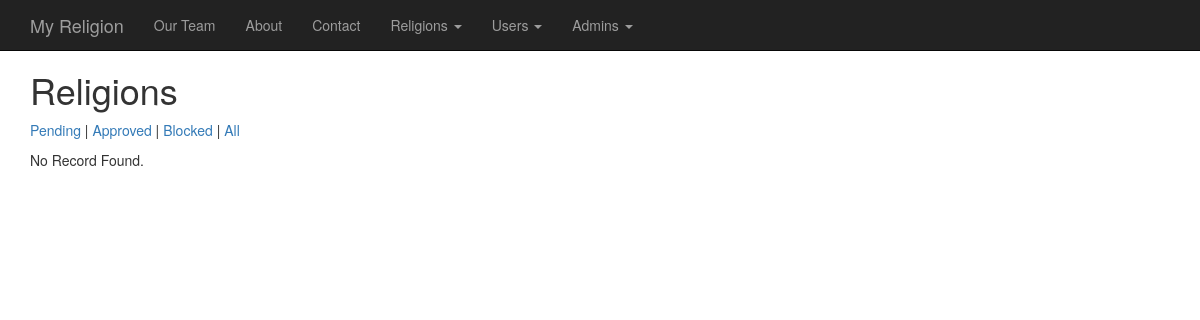
Before: /0001_myreligion/admin/religions.php (signed in) with the older database file.
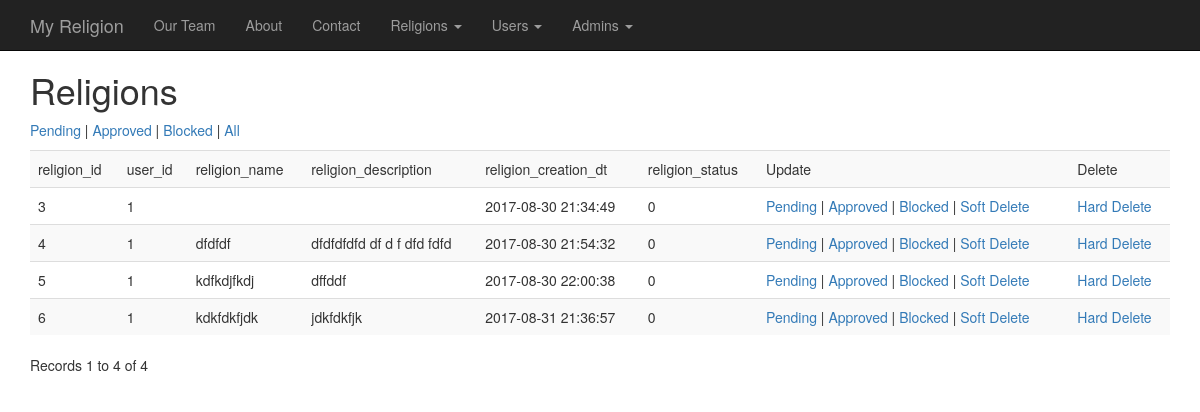
After: the same page with the newer database file.
### tables this page shows
CREATE TABLE `religions` (
  `religion_id` int(11) NOT NULL AUTO_INCREMENT,
  `user_id` int(11) DEFAULT NULL,
  `religion_name` varchar(255) DEFAULT NULL,
  `religion_description` text,
  `religion_creation_dt` timestamp NOT NULL DEFAULT CURRENT_TIMESTAMP ON UPDATE CURRENT_TIMESTAMP,
  `religion_status` int(1) NOT NULL DEFAULT '0',
  `religion_type` enum('public','closed') NOT NULL DEFAULT 'closed',
  `religion_image` varchar(255) DEFAULT NULL,
  PRIMARY KEY (`religion_id`)
);

### 0001_myreligion/admin/religions.php (the view, shortened to what this page needs)
<?php require_once('../../Connections/conn.php'); ?>
<?php
$maxRows_rsReligions = 10;
$pageNum_rsReligions = 0;
$startRow_rsReligions = $pageNum_rsReligions * $maxRows_rsReligions;
$colname_rsReligions = "0";
$query_rsReligions = sprintf("SELECT * FROM religions WHERE religion_status LIKE '%s%%'", $colname_rsReligions);
$query_limit_rsReligions = sprintf("%s LIMIT %d, %d", $query_rsReligions, $startRow_rsReligions, $maxRows_rsReligions);
$rsReligions = mysql_query($query_limit_rsReligions, $conn) or die(mysql_error());
$row_rsReligions = mysql_fetch_assoc($rsReligions);
if (isset($_GET['totalRows_rsReligions'])) {
  $totalRows_rsReligions = $_GET['totalRows_rsReligions'];
} else {
  $all_rsReligions = mysql_query($query_rsReligions);
  $totalRows_rsReligions = mysql_num_rows($all_rsReligions);
}
?><!doctype html>
<html>
<head>
<link rel="stylesheet" href="../css/bootstrap.min.css">
<link rel="stylesheet" href="../css/style.css">
</head>
<body>
    <nav class="navbar navbar-inverse navbar-fixed-top">
      <div class="container">
        <div class="navbar-header">
          <a class="navbar-brand" href="../index.php">My Religion</a>
        </div>
        <div id="navbar" class="navbar-collapse collapse">
          <ul class="nav navbar-nav">
            <li><a href="../team.php">Our Team</a></li>
            <li><a href="../about.php">About</a></li>
            <li><a href="../contact.php">Contact</a></li>
            <li class="dropdown">
              <a href="#" class="dropdown-toggle" data-toggle="dropdown" role="button" aria-haspopup="true" aria-expanded="false">Religions <span class="caret"></span></a>
            </li>
			<li class="dropdown">
              <a href="#" class="dropdown-toggle" data-toggle="dropdown" role="button" aria-haspopup="true" aria-expanded="false">Users <span class="caret"></span></a>
            </li>
			<li class="dropdown">
              <a href="#" class="dropdown-toggle" data-toggle="dropdown" role="button" aria-haspopup="true" aria-expanded="false">Admins <span class="caret"></span></a>
            </li>
          </ul>
        </div>
      </div>
    </nav>
<div class="container">
<h1>Religions</h1>
<p><a href="religions.php?status=0">Pending</a> | <a href="religions.php?status=1">Approved</a> | <a href="religions.php?status=-1">Blocked</a> | <a href="religions.php?status=%">All</a></p>
<?php if ($totalRows_rsReligions > 0) {  ?>
  <div class="table-responsive">
	    <table class="table table-striped">
    <tr>
      <td valign="top">religion_id</td>
      <td valign="top">user_id</td>
      <td valign="top">religion_name</td>
      <td valign="top">religion_description</td>
      <td valign="top">religion_creation_dt</td>
      <td valign="top">religion_status</td>
      <td valign="top">Update</td>
      <td valign="top">Delete</td>
    </tr>
    <?php do { ?>
      <tr>
        <td valign="top"><?php echo $row_rsReligions['religion_id']; ?></td>
        <td valign="top"><?php echo $row_rsReligions['user_id']; ?></td>
        <td valign="top"><?php echo $row_rsReligions['religion_name']; ?></td>
        <td valign="top"><?php echo $row_rsReligions['religion_description']; ?></td>
        <td valign="top"><?php echo $row_rsReligions['religion_creation_dt']; ?></td>
        <td valign="top"><?php echo $row_rsReligions['religion_status']; ?></td>
        <td valign="top"><a href="religions.php?changed_status=0&status=<?php echo $colname_rsReligions; ?>&religion_id=<?php echo $row_rsReligions['religion_id']; ?>">Pending</a> | <a href="religions.php?changed_status=1&status=<?php echo $colname_rsReligions; ?>&religion_id=<?php echo $row_rsReligions['religion_id']; ?>">Approved</a> | <a href="religions.php?changed_status=-1&status=<?php echo $colname_rsReligions; ?>&religion_id=<?php echo $row_rsReligions['religion_id']; ?>">Blocked</a> | <a href="religions.php?changed_status=2&status=<?php echo $colname_rsReligions; ?>&religion_id=<?php echo $row_rsReligions['religion_id']; ?>">Soft Delete</a></td>
        <td valign="top"><a href="religions.php?delete_id=<?php echo $row_rsReligions['religion_id']; ?>&status=<?php echo $colname_rsReligions; ?>">Hard Delete</a></td>
      </tr>
      <?php } while ($row_rsReligions = mysql_fetch_assoc($rsReligions)); ?>
      </table>
	  </div>
  <p> Records <?php echo ($startRow_rsReligions + 1) ?> to <?php echo min($startRow_rsReligions + $maxRows_rsReligions, $totalRows_rsReligions) ?> of <?php echo $totalRows_rsReligions ?></p>
  <?php }  ?>
<?php if ($totalRows_rsReligions == 0) {  ?>
  <p>No Record Found. </p>
  <?php }  ?>
</div>
</body>
</html>

### 0001_myreligion/css/style.css (style rules this page uses)
body { padding-top: 50px; }

Changed rows visible on the page:
added religions: religion_id "3", user "1", religion_creation_dt "2017-08-30 21:34:49", religion_status "0"
added religions: religion_id "4", user "1", religion_name "dfdfdf", religion_description "dfdfdfdfd df d f dfd fdfd", religion_creation_dt "2017-08-30 21:54:32", religion_status "0"
added religions: religion_id "5", user "1", religion_name "kdfkdjfkdj", religion_description "dffddf", religion_creation_dt "2017-08-30 22:00:38", religion_status "0"
added religions: religion_id "6", user "1", religion_name "kdkfdkfjdk", religion_description "jdkfdkfjk", religion_creation_dt "2017-08-31 21:36:57", religion_status "0"
Other visible differences:
$startRow_rsReligions + 1: (not shown) → "1"
$totalRows_rsReligions: (not shown) → "4"
text no longer shown: "No Record Found."
text now shown: "religion_id user_id religion_name religion_description religion_creation_dt religion_status Update Delete Records to 4 of"
